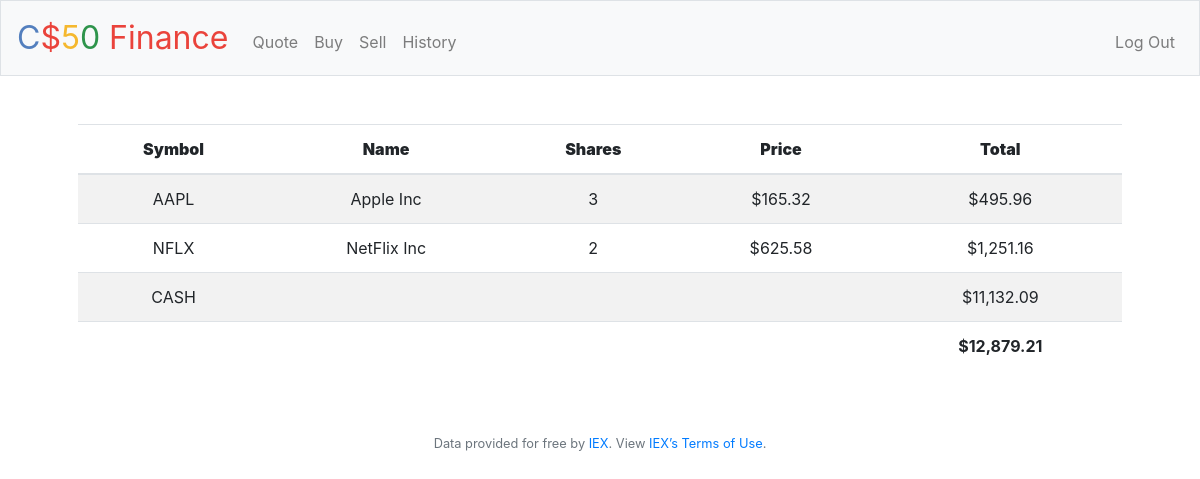
Screenshot of / (signed in) with the database file from the repository.
### tables this page shows
CREATE TABLE purchase (user_id INT, symbol CHAR, name CHAR, shares INT, price NUMERIC, time TEXT);

CREATE TABLE users (id INTEGER, username TEXT NOT NULL, hash TEXT NOT NULL, cash NUMERIC NOT NULL DEFAULT 10000.00, PRIMARY KEY(id));

### application.py (the view)
@app.route("/")
@login_required
def index():
    records = db.execute(
        "SELECT user_id, symbol, name, SUM(shares), price, time FROM purchase WHERE user_id=? GROUP BY symbol", session["user_id"])
    cash = db.execute("SELECT cash FROM users WHERE id = ?", session["user_id"])[0]["cash"]
    total = 0
    for record in records:
        total += record["price"] * record["SUM(shares)"]
    grand_total = cash + total
    return render_template("index.html", records=records, cash=cash, grand_total=grand_total)

### application.py (called while the page is built)
@app.after_request
def after_request(response):
    response.headers["Cache-Control"] = "no-cache, no-store, must-revalidate"
    response.headers["Expires"] = 0
    response.headers["Pragma"] = "no-cache"
    return response

### helpers.py (called while the page is built)
def login_required(f):
    @wraps(f)
    def decorated_function(*args, **kwargs):
        if session.get("user_id") is None:
            return redirect("/login")
        return f(*args, **kwargs)
    return decorated_function

def usd(value):
    return f"${value:,.2f}"

### templates/index.html (shortened to what this page needs)
{% extends "layout.html" %}
{% block main %}
<table class="table table-striped">
  <thead>
    <th><b>Symbol</b></th>
    <th><b>Name</b></th>
    <th><b>Shares</b></th>
    <th><b>Price</b></th>
    <th><b>Total</b></th>
  </thead>
  <tbody>
    {% for record in records %}
    <tr>
      <td>{{ record["symbol"] }}</td>
      <td>{{ record["name"] }}</td>
      <td>{{ record["SUM(shares)"] }}</td>
      <td>{{ record["price"] | usd }}</td>
      <td>{{ (record["price"]*record["SUM(shares)"]) | usd }}</td>
    </tr>
    {% endfor %}
    <tr>
      <td>CASH</td>
      <td></td>
      <td></td>
      <td></td>
      <td>{{ cash | usd }}</td>
    </tr>
  <tfoot>
    <td></td>
    <td></td>
    <td></td>
    <td></td>
    <td><b>{{ grand_total | usd }}</b></td>
  </tfoot>
  </tbody>
</table>
{% endblock %}

### rows the page displays
purchase: symbol "AAPL", name "Apple Inc", user "3", price "$165.32", price "$495.96"
users: cash "$11,132.09"

### other values shown
{{ record["symbol"] }} "NFLX"
{{ record["name"] }} "NetFlix Inc"
{{ record["SUM(shares)"] }} "2"
{{ record["price"] | usd }} "$625.58"
{{ (record["price"]*record["SUM(shares)"]) | usd }} "$1,251.16"
{{ grand_total | usd }} "$12,879.21"
